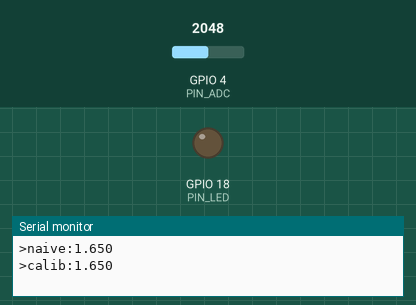
This program was run on a simulated ESP32-S3. Shown: output pins drawn as LEDs (lit = HIGH), the last lines printed to the serial monitor. The test bench sets the inputs (shaded band); at power-on: GPIO 4 (PIN_ADC) = 2048 (analog values on the 0–4095 scale).

Above: at 1.2 s.
1.3 s: GPIO 4 (PIN_ADC) set to 1560
2.8 s: GPIO 4 (PIN_ADC) set to 1457
At 4.0 s:
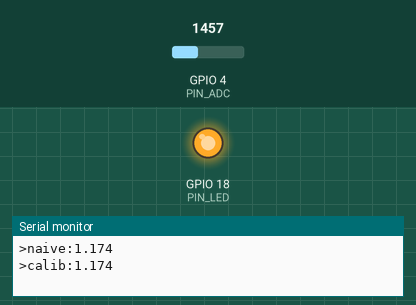
4.3 s: GPIO 4 (PIN_ADC) set to 2460
5.8 s: GPIO 4 (PIN_ADC) set to 2528
At 6.5 s:
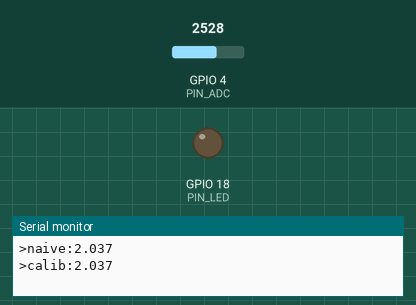
7.3 s: GPIO 4 (PIN_ADC) set to 1460
At 7.6 s:
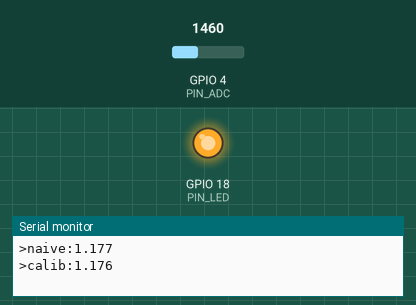
Timing chart, 0 to 9.8 s (numbered marks = the images above; inputs shaded):
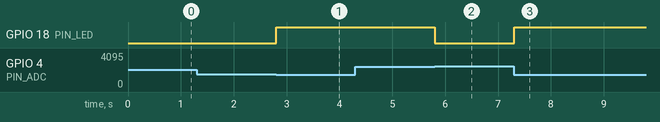

Measured:
- the behaviour switches between 1500 and 1499 on GPIO 4 (PIN_ADC) (found by bisection; images 0 and 1)
- the behaviour switches between 2500 and 2501 on GPIO 4 (PIN_ADC) (found by bisection; images 1 and 2)
- after the input at 2.8 s, GPIO 18 (PIN_LED): LOW → HIGH at once
- after the input at 5.8 s, GPIO 18 (PIN_LED): HIGH → LOW at once
- after the input at 7.3 s, GPIO 18 (PIN_LED): LOW → HIGH at once

The program:

main.cpp
```cpp
#include <Arduino.h>

static const int PIN_ADC   = 4;
static const int PIN_LED   = 18;


const int lightDarkLevel = 1500;
const int lightBrightLevel = 2500;

const float VREF_NAIVE = 3.3f;
uint32_t t_prev = 0;

bool ledOn = false;

void setup()
{
  Serial.begin(115200);
  analogReadResolution(12);
  analogSetPinAttenuation(PIN_ADC, ADC_11db);

  pinMode(PIN_LED, OUTPUT);

}


void loop()
{
  uint32_t now = millis();
  if (now - t_prev >= 100) {
    t_prev = now;

    int raw = analogRead(PIN_ADC);
    float v_naive = raw * VREF_NAIVE / 4095.0f;
    uint32_t mv   = analogReadMilliVolts(PIN_ADC);

    if (!ledOn && raw < lightDarkLevel) {
      digitalWrite(PIN_LED, 1);
      ledOn = true;
    } else if (ledOn && raw > lightBrightLevel) {
      digitalWrite(PIN_LED, 0);
      ledOn = false;
    }

    Serial.printf("----------------------------------\n");
    Serial.printf("raw=%4d  naive=%.3f V  calib=%.3f V  delta=%+.0f mV\n",
                  raw, v_naive, mv / 1000.0f, v_naive * 1000.0f - (float)mv);

    Serial.printf(">naive:%.3f\n>calib:%.3f\n", v_naive, mv / 1000.0f);
  }
}
```

lesson.cpp
```cpp
// //2
// #include <Arduino.h>

// static const int PIN_ADC   = 4;
// static const int N_AVG     = 16;
// static const int N_BINS    = 64;
// static const int BIN_SHIFT = 6;
// static const int MIN_HITS  = 4;

// typedef struct {
//   uint32_t n;
//   uint32_t sum_raw;
//   uint32_t sum_mv;
// } bin_t;

// static bin_t bins[N_BINS];

// static float ep_a = 0.0f, ep_b = 0.0f;
// static bool  sweeping = false;
// static uint32_t t_status = 0;

// // ---------------------------------------------------------
// static void sample_once(void)
// {
//   uint32_t sr = 0, sm = 0;

//   for (int i = 0; i < N_AVG; i++) {
//     sr += (uint32_t)analogRead(PIN_ADC);
//     sm += (uint32_t)analogReadMilliVolts(PIN_ADC);
//   }

//   uint32_t raw = sr / N_AVG;
//   uint32_t mv  = sm / N_AVG;

//   int b = (int)(raw >> BIN_SHIFT);
//   if (b < 0) b = 0;
//   if (b >= N_BINS) b = N_BINS - 1;

//   bins[b].n++;
//   bins[b].sum_raw += raw;
//   bins[b].sum_mv  += mv;
// }

// static bool bin_filled(int i) { return bins[i].n >= MIN_HITS; }
// static float bin_raw(int i)   { return (float)bins[i].sum_raw / bins[i].n; }
// static float bin_mv(int i)    { return (float)bins[i].sum_mv  / bins[i].n; }

// static int coverage(void)
// {
//   int c = 0;
//   for (int i = 0; i < N_BINS; i++) if (bin_filled(i)) c++;
//   return c;
// }

// static void show_coverage(void)
// {
//   Serial.print("покриття [");
//   for (int i = 0; i < N_BINS; i++) Serial.print(bin_filled(i) ? '#' : '.');
//   Serial.printf("] %d/%d\n", coverage(), N_BINS);
// }


// static bool build_endpoint_line(void)
// {
//   int lo = -1, hi = -1;

//   for (int i = 0; i < N_BINS; i++) {
//     if (!bin_filled(i)) continue;
//     if (lo < 0) lo = i;
//     hi = i;
//   }
//   if (lo < 0 || hi == lo) return false;

//   float x0 = bin_raw(lo), y0 = bin_mv(lo);
//   float x1 = bin_raw(hi), y1 = bin_mv(hi);

//   ep_a = (y1 - y0) / (x1 - x0);
//   ep_b = y0 - ep_a * x0;
//   return true;
// }


// static bool build_lsq_line(float *a, float *b)
// {
//   double sx = 0, sy = 0, sxx = 0, sxy = 0;
//   int n = 0;

//   for (int i = 0; i < N_BINS; i++) {
//     if (!bin_filled(i)) continue;
//     double x = bin_raw(i), y = bin_mv(i);
//     sx += x; sy += y; sxx += x * x; sxy += x * y;
//     n++;
//   }
//   if (n < 2) return false;

//   double det = (double)n * sxx - sx * sx;
//   if (det == 0.0) return false;

//   *a = (float)(((double)n * sxy - sx * sy) / det);
//   *b = (float)((sy - (double)(*a) * sx) / n);
//   return true;
// }


// static void report(void)
// {
//   if (coverage() < 8) { Serial.println("[!] замало даних, покрути ще"); return; }
//   if (!build_endpoint_line()) { Serial.println("[!] не вдалось побудувати пряму"); return; }

//   float lsq_a, lsq_b;
//   bool have_lsq = build_lsq_line(&lsq_a, &lsq_b);

//   Serial.println();
//   Serial.printf("Пряма по крайніх точках:  V = %.5f * raw %+.2f\n", ep_a, ep_b);
//   if (have_lsq)
//     Serial.printf("Пряма найменших квадратів: V = %.5f * raw %+.2f\n", lsq_a, lsq_b);
//   Serial.println();
//   Serial.println("raw\tзавод\tпряма\tdelta\tdelta\tdelta");
//   Serial.println("сер.\tмВ\tмВ\tмВ\tLSB\t%");

//   float worst = 0.0f;   int worst_raw = 0;
//   float worst_l = 0.0f;                      // для LSQ
//   int   ok_lo = -1, ok_hi = -1;              // зона, де |delta| <= 10 мВ

//   for (int i = 0; i < N_BINS; i++) {
//     if (!bin_filled(i)) continue;

//     float x = bin_raw(i);
//     float y = bin_mv(i);
//     float line = ep_a * x + ep_b;
//     float d = y - line;                       // ось вона, нелінійність

//     float d_lsb = (ep_a != 0.0f) ? d / ep_a : 0.0f;
//     float d_pct = (y > 1.0f) ? (d / y) * 100.0f : 0.0f;

//     Serial.printf("%6.0f\t%6.0f\t%7.1f\t%+6.1f\t%+6.1f\t%+6.2f\n",
//                   x, y, line, d, d_lsb, d_pct);

//     if (fabsf(d) > fabsf(worst)) { worst = d; worst_raw = (int)x; }

//     if (fabsf(d) <= 10.0f) {
//       if (ok_lo < 0) ok_lo = (int)x;
//       ok_hi = (int)x;
//     }

//     if (have_lsq) {
//       float dl = y - (lsq_a * x + lsq_b);
//       if (fabsf(dl) > fabsf(worst_l)) worst_l = dl;
//     }
//   }

//   Serial.println();
//   Serial.printf("Максимальне відхилення: %+.1f мВ (%.1f LSB) при raw = %d\n",
//                 worst, worst / ep_a, worst_raw);
//   if (have_lsq)
//     Serial.printf("Те саме для прямої МНК:  %+.1f мВ  -> виграш %.0f%%\n",
//                   worst_l, (1.0f - fabsf(worst_l) / fabsf(worst)) * 100.0f);

//   if (ok_lo >= 0)
//     Serial.printf("Зона, де |delta| <= 10 мВ: raw %d ... %d\n", ok_lo, ok_hi);
//   else
//     Serial.println("Зони з |delta| <= 10 мВ немає взагалі");
//   Serial.println();
// }

// static void teleplot(void)
// {
//   if (!build_endpoint_line()) return;

//   for (int i = 0; i < N_BINS; i++) {
//     if (!bin_filled(i)) continue;
//     float x = bin_raw(i);
//     float d = bin_mv(i) - (ep_a * x + ep_b);
//     Serial.printf(">inl:%.0f:%.2f|xy\n", x, d);
//   }
//   Serial.println("[Teleplot] крива відправлена");
// }

// // ---------------------------------------------------------
// static void printHelp(void)
// {
//   Serial.println();
//   Serial.println("=== КРИВА ПОХИБКИ ПРЯМОЇ (endpoint-fit INL) ===");
//   Serial.println("  s - старт/стоп свіпу (крути потенціометр повільно, туди-сюди)");
//   Serial.println("  p - таблиця відхилень");
//   Serial.println("  g - крива у Teleplot");
//   Serial.println("  c - очистити накопичене");
//   Serial.println("  h - довідка");
//   Serial.println();
// }

// static bool readLine(String &out)
// {
//   if (!Serial.available()) return false;
//   out = Serial.readStringUntil('\n');
//   out.trim();
//   return out.length() > 0;
// }

// void setup()
// {
//   Serial.begin(115200);
//   Serial.setTimeout(50);
//   analogReadResolution(12);
//   analogSetPinAttenuation(PIN_ADC, ADC_11db);
//   memset(bins, 0, sizeof(bins));
//   delay(500);
//   printHelp();
// }

// void loop()
// {
//   String line;
//   if (readLine(line)) {
//     char c = line[0];
//     if (c == 's') {
//       sweeping = !sweeping;
//       Serial.println(sweeping ? "свіп ЗАПУЩЕНО" : "свіп зупинено");
//     }
//     else if (c == 'p') report();
//     else if (c == 'g') teleplot();
//     else if (c == 'c') { memset(bins, 0, sizeof(bins)); Serial.println("очищено"); }
//     else printHelp();
//   }

//   if (sweeping) {
//     sample_once();

//     uint32_t now = millis();
//     if (now - t_status >= 700) {
//       t_status = now;
//       show_coverage();
//     }
//   } else {
//     delay(20);
//   }
// }
```
